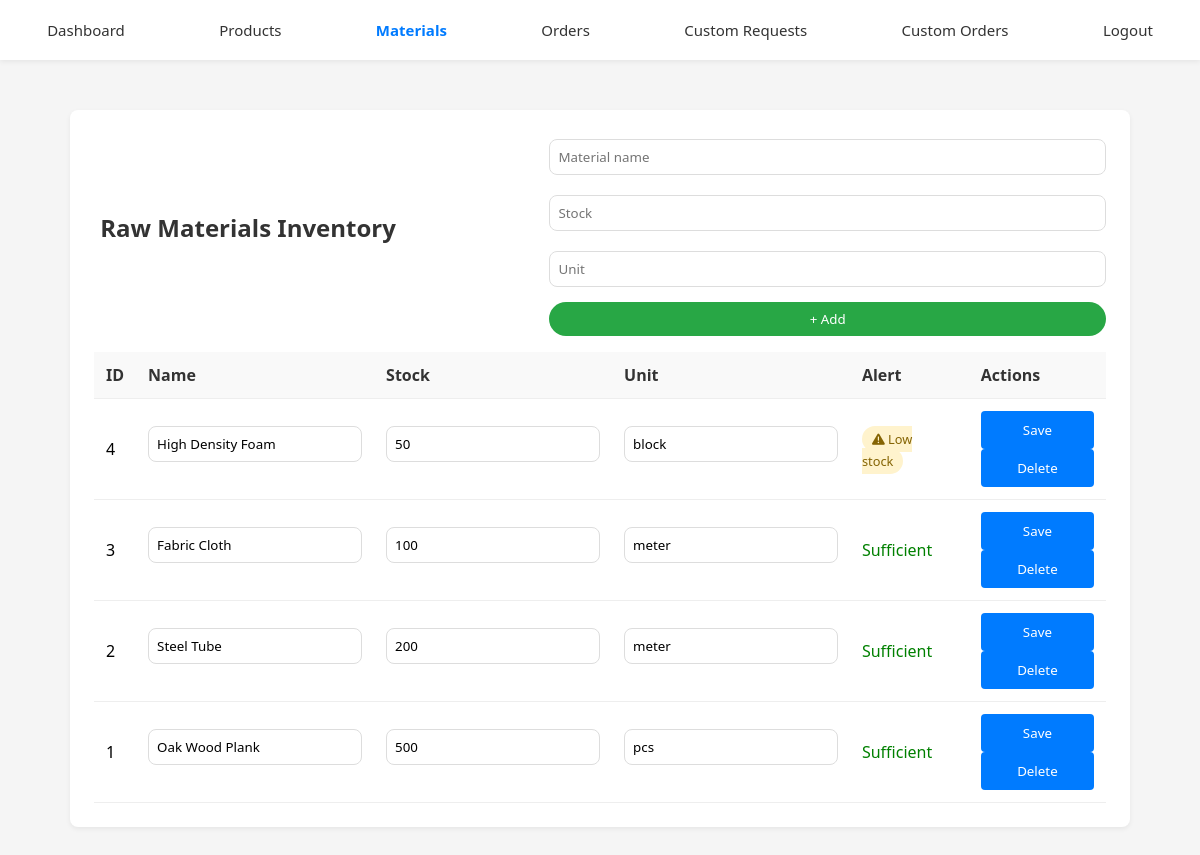
The app's page /staff/materials.php (signed in) with its own data.
### tables this page shows
CREATE TABLE `materials` (
  `mid` int(11) NOT NULL,
  `mname` varchar(255) NOT NULL,
  `mqty` int(11) NOT NULL DEFAULT 0,
  `munit` varchar(50) NOT NULL
);

### staff/materials.php (the view, shortened to what this page needs)
<?php
require_once 'db_config.php';
$materials = $pdo->query("SELECT * FROM Materials ORDER BY mid DESC")->fetchAll();
?>
<!DOCTYPE html>
<html lang="en">
<head>
    <link rel="stylesheet" href="../CSS/staffStyle.css">
    <link rel="stylesheet" href="https://cdnjs.cloudflare.com/ajax/libs/font-awesome/6.0.0/css/all.min.css">
</head>
<body class="body-staff">
    <div class="nav">
        <a href="dashboard.php">Dashboard</a>
        <a href="products.php">Products</a>
        <a href="materials.php" class="active">Materials</a>
        <a href="orders.php">Orders</a>
        <a href="staff_custom_requests.php">Custom Requests</a>
        <a href="staff_custom_orders.php">Custom Orders</a>
        <a href="logout.php">Logout</a>
    </div>
    <div class="staff-container">
        <div class="table-box">
            <div class="table-tools">
                <h2><i class="fas fa-wood"></i> Raw Materials Inventory</h2>
                <form method="post" style="display:inline;">
                    <input type="text" name="name" placeholder="Material name" required size="12">
                    <input type="number" name="qty" placeholder="Stock" required size="6">
                    <input type="text" name="unit" placeholder="Unit" size="6">
                    <button type="submit" class="btn-add">+ Add</button>
                </form>
            </div>
            <div style="overflow-x: auto;">
                <table>
                    <thead><tr><th>ID</th><th>Name</th><th>Stock</th><th>Unit</th><th>Alert</th><th>Actions</th></tr></thead>
                    <tbody>
                    <?php foreach ($materials as $m): ?>
                    <tr>
                        <form method="post">
                            <td><?php echo $m['mid']; ?><input type="hidden" name="id" value="<?php echo $m['mid']; ?>"></td>
                            <td><input type="text" name="name" value="<?php echo htmlspecialchars($m['mname']); ?>" required></td>
                            <td><input type="number" name="qty" value="<?php echo $m['mqty']; ?>" required></td>
                            <td><input type="text" name="unit" value="<?php echo htmlspecialchars($m['munit']); ?>"></td>
                            <td><?php echo ($m['mqty'] < 100) ? '<span class="warning-level"><i class="fas fa-exclamation-triangle"></i> Low stock</span>' : '<span style="color:green;">Sufficient</span>'; ?></td>
                            <td>
                                <button type="submit" name="edit">Save</button>
                                <button type="submit" name="delete" onclick="return confirm('Delete this material?')">Delete</button>
                             </td>
                        </form>
                    </tr>
                    <?php endforeach; ?>
                    </tbody>
                </table>
            </div>
        </div>
    </div>
</body>
</html>

### 4523M-Project/CSS/staffStyle.css (style rules this page uses)
* { margin:0; padding:0; box-sizing:border-box; font-family:system-ui; }
body { min-height:100vh; display:grid; place-items:center; background:#f5f5f5; padding:20px; padding-top:70px; background-size: cover; background-position: center; background-repeat: no-repeat; }
h2 { text-align:center; margin-bottom:20px; }
input { width:100%; padding:8px; margin-top:4px; }
button { width:100%; padding:10px; background:#007bff; color:white; border:none; border-radius:4px; cursor:pointer; }
.nav { position:fixed; top:0; left:0; width:100%; height:60px; background:#fff; box-shadow:0 2px 5px #00000010; display:flex; align-items:center; justify-content:space-around; z-index:999; }
.nav a { text-decoration:none; color:#333; font-size:15px; cursor:pointer; }
.nav .active { color:#007bff; font-weight:bold; }
.body-staff { padding: 20px; padding-top: 70px; display: block; }
.staff-container { max-width: 1000px; margin: 0 auto; }
.table-box { background: #fff; padding: 24px; border-radius: 8px; box-shadow: 0 2px 5px #00000010; margin-bottom: 20px; }
.table-box h2 { text-align: left; margin-bottom: 16px; color: #333; }
.table-tools { margin-bottom: 16px; }
table { width: 100%; border-collapse: collapse; }
table th, table td { padding: 12px; text-align: left; border-bottom: 1px solid #eee; }
table th { background: #f9f9f9; color: #333; }
.staff-container { max-width:1100px; margin:0 auto; padding:40px 20px; }
.btn-add { background: #28a745; color: white; padding: 8px 18px; border-radius: 30px; border: none; }
.warning-level { background-color: #fff3cd; color: #856404; border-radius: 20px; padding: 4px 10px; font-size: 0.8rem; }
input, textarea { width: 100%; padding: 8px; margin: 5px 0 15px; border-radius: 8px; border: 1px solid #ddd; }
.table-tools { display: flex; justify-content: space-between; align-items: center; flex-wrap: wrap; }
.btn-add { background: #28a745; color: white; padding: 8px 18px; border-radius: 30px; text-decoration: none; }
input, textarea, select { width: 100%; padding: 8px; margin-top: 5px; margin-bottom: 15px; border: 1px solid #ddd; border-radius: 8px; }
.table-box { overflow-x: auto; }

### staff/materials.php (style rules this page uses)
.btn-add { background: #28a745; color: white; padding: 8px 18px; border-radius: 30px; border: none; cursor: pointer; }
.warning-level { background-color: #fff3cd; color: #856404; border-radius: 20px; padding: 4px 10px; font-size: 0.8rem; }

### records on screen
materials: mid "4", name "High Density Foam", qty "50", unit "block", shows "Low stock"
materials: mid "3", name "Fabric Cloth", qty "100", unit "meter", shows "Sufficient"
materials: mid "2", name "Steel Tube", qty "200", unit "meter", shows "Sufficient"
materials: mid "1", name "Oak Wood Plank", qty "500", unit "pcs", shows "Sufficient"
